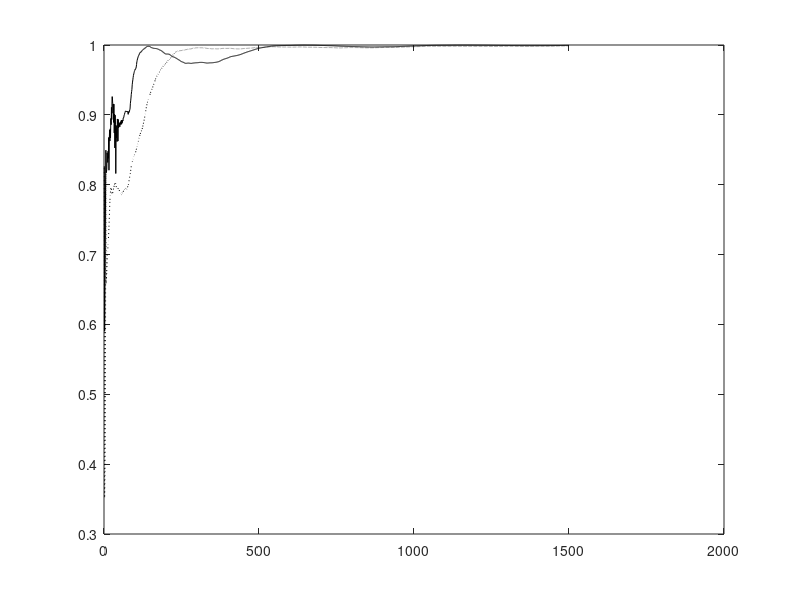

This chart was generated by the following MATLAB code: (Note: this script raises an error after producing the figure.)
% This code is written to support the experiments in the book titled:
% Adaptive Machine Learning Algorithms with Python
% by
% Chanchal Chatterjee
% December 2021
% IT - Comparison of Adaptive GEVD Homogeneous, Deflated, Weighted

function GEVDIT;

clear all; 
close all; 

% Number of samples N and dimension D
nSamples = 500;
nDim = 10;
nEA = 4;
nEpochs = 3;
randn('state',0);

% Generate the covX random matrices
covX = 3*...
[ 0.4270   0.0110  -0.0050  -0.0250   0.0890  -0.0790  -0.0190   0.0740   0.0890   0.0050 ; ...
  0.0110   5.6900  -0.0690  -0.2820  -0.7310   0.0900  -0.1240   0.1000   0.4320  -0.1030 ; ...
 -0.0050  -0.0690   0.0800   0.0980   0.0450  -0.0410   0.0230   0.0220  -0.0350   0.0120 ; ...
 -0.0250  -0.2820   0.0980   2.8000  -0.1070   0.1500  -0.1930   0.0950  -0.2260   0.0460 ; ...
  0.0890  -0.7310   0.0450  -0.1070   3.4400   0.2530   0.2510   0.3160   0.0390  -0.0100 ; ...
 -0.0790   0.0900  -0.0410   0.1500   0.2530   2.2700  -0.1800   0.2950  -0.0390  -0.1130 ; ...
 -0.0190  -0.1240   0.0230  -0.1930   0.2510  -0.1800   0.3270   0.0270   0.0260  -0.0160 ; ...
  0.0740   0.1000   0.0220   0.0950   0.3160   0.2950   0.0270   0.7270  -0.0960  -0.0170 ; ...
  0.0890   0.4320  -0.0350  -0.2260   0.0390  -0.0390   0.0260  -0.0960   0.7150  -0.0090 ; ...
  0.0050  -0.1030   0.0120   0.0460  -0.0100  -0.1130  -0.0160  -0.0170  -0.0090   0.0650 ];

covY = 2*...
[ 0.3350   0.0260  -0.0510  -0.0120   0.0790   0.0170   0.0290   0.0080   0.0770  -0.0300 ; ...
  0.0260   0.0910   0.0110  -0.0100   0.0060  -0.0140  -0.0020  -0.0230   0.0110   0.0350 ; ...
 -0.0510   0.0110   0.0780   0.0000   0.0160   0.0030   0.0300  -0.0350  -0.0030  -0.0490 ; ...
 -0.0120  -0.0100   0.0000   0.0820  -0.0030  -0.0260  -0.0250  -0.0290  -0.0150   0.0250 ; ...
  0.0790   0.0060   0.0160  -0.0030   0.7970   0.1940  -0.0370  -0.0230   0.0590  -0.1450 ; ...
  0.0170  -0.0140   0.0030  -0.0260   0.1940   1.5000   0.0140  -0.1040   0.1140  -0.2290 ; ...
  0.0290  -0.0020   0.0300  -0.0250  -0.0370   0.0140   0.2770  -0.0300  -0.0770  -0.0510 ; ...
  0.0080  -0.0230  -0.0350  -0.0290  -0.0230  -0.1040  -0.0300   0.3170   0.0220   0.0100 ; ...
  0.0770   0.0110  -0.0030  -0.0150   0.0590   0.1140  -0.0770   0.0220   0.5380   0.0340 ; ...
 -0.0300   0.0350  -0.0490   0.0250  -0.1450  -0.2290  -0.0510   0.0100   0.0340   0.6680 ];
    
% Compute X samples
[V1,D1] = eig(covX);
[d,in] = sort(diag(D1));
V = zeros(nDim,nDim);
D = zeros(nDim,nDim);
for i = 1 : nDim
   V(:,i) = V1(:,in(nDim+1-i));
   D(i,i) = D1(in(nDim+1-i),in(nDim+1-i));
end
x(1:nDim,1:nSamples) = V*sqrt(D)*randn(nDim,nSamples);

% Compute Y samples
[V1,D1] = eig(covY);
[d,in] = sort(diag(D1));
V = zeros(nDim,nDim);
D = zeros(nDim,nDim);
for i = 1 : nDim
    V(:,i) = V1(:,in(nDim+1-i));
    D(i,i) = D1(in(nDim+1-i),in(nDim+1-i));
end
y(1:nDim,1:nSamples) = V*sqrt(D)*randn(nDim,nSamples);

% Compute Corrl matrix and eigen values for X samples
corX = zeros(nDim,nDim);
for i = 1 : nSamples
   corX = corX + (x(:,i) * x(:,i)' / nSamples);
end
[V1,D1] = eig(corX);
[d,in] = sort(diag(D1));
DX = zeros(nDim,nDim);
for i = 1 : nDim
    DX(i,i) = D1(in(nDim+1-i),in(nDim+1-i));
end
diag(DX)'

% Compute Corrl matrix and eigen values for Y samples
corY = zeros(nDim,nDim);
for i = 1 : nSamples
    corY = corY + y(:,i)*y(:,i)'/nSamples;
end
[V1,D1] = eig(corY);
[d,in] = sort(diag(D1));
DY = zeros(nDim,nDim);
for i = 1 : nDim
    DY(i,i) = D1(in(nDim+1-i),in(nDim+1-i));
end
diag(DY)'

% Compute true Generalized Eigenvectors
[V1,D1] = eig(corX, corY);
[d,in] = sort(diag(D1));
V = zeros(nDim,nDim);
D = zeros(nDim,nDim);
for i = 1 : nDim
    V(:,i) = V1(:,in(nDim+1-i)) / norm(V1(:,in(nDim+1-i)));
    D(i,i) = D1(in(nDim+1-i), in(nDim+1-i));
end
V(:,1:nEA)
diag(D)'

% Adaptive algorithm
A = zeros(nDim,nDim);
B = zeros(nDim,nDim);
W1 = 0.1 * ones(nDim,nEA);
W2 = W1;
W3 = W1;
C  = diag(2.9-0.3*[1:nEA])
Ip = eye(nEA,nEA);
for epoch = 1 : nEpochs
    for iter = 1 : nSamples
        
        cnt = nSamples*(epoch-1) + iter;
      
        A = A + (1.0/cnt)*((x(:,iter) * x(:,iter)') - A);
        B = B + (1.0/cnt)*((y(:,iter) * y(:,iter)') - B);
        etat1 = 1.0/(100 + cnt);
        etat2 = 1.0/(400 + cnt);
      
        % Homogeneous Gradient Descent
        %W1 = W1 + etat*(A*W1 - B*W1*(W1'*A*W1));
      
        % Deflated Gradient Descent
        W2 = W2 + etat1*(A*W2 - B*W2*triu(W2'*A*W2)) * inv(diag(diag(W2'*B*W2)));
      
        % Weighted Gradient Descent
        W3 = W3 + etat2*(A*W3*C - B*W3*C*(W3'*A*W3)) * inv(diag(diag(W3'*B*W3)));
      
        for i = 1 : nEA      
      	    %u1 = W1(:,i)/sqrt(W1(:,i)' * B * W1(:,i));
      	    u2 = W2(:,i)/sqrt(W2(:,i)' * W2(:,i));
      	    u3 = W3(:,i)/sqrt(W3(:,i)' * W3(:,i));
      	    %cos_t1(i,cnt) = abs(u1' * V(:,i));
            cos_t2(i,cnt) = abs(u2' * V(:,i));
            cos_t3(i,cnt) = abs(u3' * V(:,i));
        end
        ind(cnt) = cnt;
    end
end

if (1)

W2byNorm = W2*sqrt(inv(diag(diag(W2'*B*W2))))
V1to4 = V(:,1:nEA)
W3byNorm = W3*sqrt(inv(diag(diag(W3'*B*W3))))
V1to4 = V(:,1:nEA)

W2W2 = (W2'*B*W2)
W3W3 = (W3'*B*W3)

EstL2 = (diag(W2'*A*W2) ./ diag(W2'*B*W2))'
EstL3 = (diag(W3'*A*W3) ./ diag(W3'*B*W3))'
ActL  = diag(D(:,1:nEA))'

% Plot the convergence results

figure(1);
plot(ind,cos_t2(1,:),'k-'); hold on;
plot(ind,cos_t3(1,:),'k:'); hold on;
plot(0,1,'k:'); hold on;
legend('Deflated','Weighted',0);
xlabel('Number of Samples');
ylabel('Direction Cosine - Component 1');
hold off;

% Plot the convergence results
figure(2);
plot(ind,cos_t2(2,:),'k-'); hold on;
plot(ind,cos_t3(2,:),'k:'); hold on;
plot(0,1,'k:'); hold on;
legend('Deflated','Weighted',0);
xlabel('Number of Samples');
ylabel('Direction Cosine - Component 2');
hold off;

% Plot the convergence results
figure(3);
plot(ind,cos_t2(3,:),'k-'); hold on;
plot(ind,cos_t3(3,:),'k:'); hold on;
plot(0,1,'k:'); hold on;
legend('Deflated','Weighted',0);
xlabel('Number of Samples');
ylabel('Direction Cosine - Component 3');
hold off;

% Plot the convergence results
figure(4);
plot(ind,cos_t2(4,:),'k-'); hold on;
plot(ind,cos_t3(4,:),'k:'); hold on;
plot(0,1,'k:'); hold on;
legend('Deflated','Weighted',0);
xlabel('Number of Samples');
ylabel('Direction Cosine - Component 4');
hold off;

else

W1byNorm = W1*sqrt(inv(diag(diag(W1'*B*W1))))
V1to4 = V(:,1:nEA)
W2byNorm = W2*sqrt(inv(diag(diag(W2'*B*W2))))
V1to4 = V(:,1:nEA)
W3byNorm = W3*sqrt(inv(diag(diag(W3'*B*W3))))
V1to4 = V(:,1:nEA)

W1W1 = (W1'*B*W1)
W2W2 = (W2'*B*W2)
W3W3 = (W3'*B*W3)

EstL1 = (diag(W1'*A*W1) ./ diag(W1'*B*W1))'
EstL2 = (diag(W2'*A*W2) ./ diag(W2'*B*W2))'
EstL3 = (diag(W3'*A*W3) ./ diag(W3'*B*W3))'
ActL  = diag(D(:,1:nEA))'

% Plot the convergence results
figure(1);
plot(ind,cos_t1(1,:),'r:'); hold on;
plot(ind,cos_t2(1,:),'g-'); hold on;
plot(ind,cos_t3(1,:),'b--'); hold on;
legend('Symmetric','Deflated','Weighted',0);
xlabel('Number of Samples');
ylabel('Direction Cosine - Component 1');
hold off;

% Plot the convergence results
figure(2);
plot(ind,cos_t1(2,:),'r:'); hold on;
plot(ind,cos_t2(2,:),'g-'); hold on;
plot(ind,cos_t3(2,:),'b--'); hold on;
legend('Symmetric','Deflated','Weighted',0);
xlabel('Number of Samples');
ylabel('Direction Cosine - Component 2');
hold off;

% Plot the convergence results
figure(3);
plot(ind,cos_t1(3,:),'r:'); hold on;
plot(ind,cos_t2(3,:),'g-'); hold on;
plot(ind,cos_t3(3,:),'b--'); hold on;
legend('Symmetric','Deflated','Weighted',0);
xlabel('Number of Samples');
ylabel('Direction Cosine - Component 3');
hold off;

% Plot the convergence results
figure(4);
plot(ind,cos_t1(4,:),'r:'); hold on;
plot(ind,cos_t2(4,:),'g-'); hold on;
plot(ind,cos_t3(4,:),'b--'); hold on;
legend('Symmetric','Deflated','Weighted',0);
xlabel('Number of Samples');
ylabel('Direction Cosine - Component 4');
hold off;

end

%keyboard




  